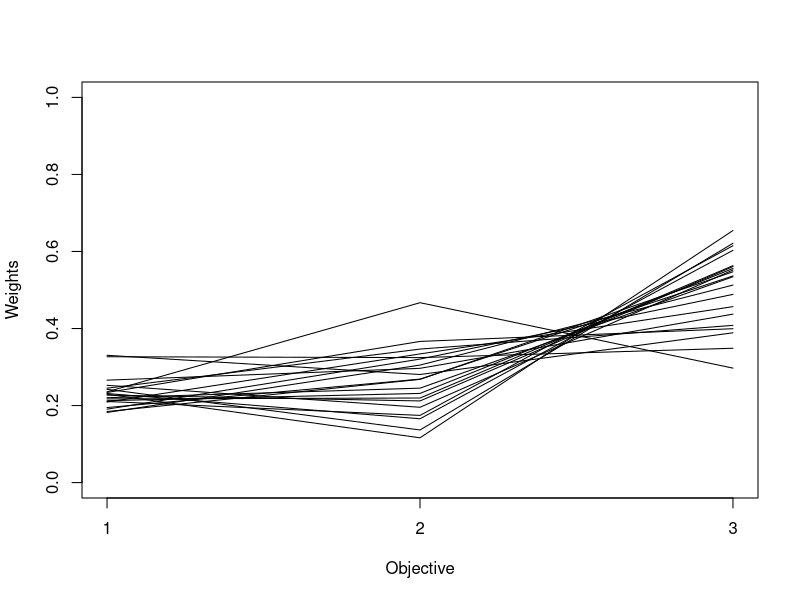

Here is the R script that generated this plot:
###variation in weights 
#slide38 from SDM Tools course 
weight1 <- c(1,1)
weight2 <- c(0.5,2)
weight3 <- c(1,3)

sims <- 20
samps <- weights <- matrix(NA,nrow=sims,ncol=3)
for(i in 1:sims){
  samps[i,1] <- runif(1,weight1[1],weight1[2])
  samps[i,2] <- runif(1,weight2[1],weight2[2])
  samps[i,3] <- runif(1,weight3[1],weight3[2])
  
  weights[i,] <- samps[i,]/sum(samps[i,])
  
} 

#plot the weights 
plot(x = c(1,2,3),y = weights[1,],type = 'l',xlab = "Objective",ylab = "Weights",ylim = c(0,1),xaxt='n')
axis(side=1,at=c(1,2,3))
for(i in 2:sims){
  lines(x=c(1,2,3),y=weights[i,])
}